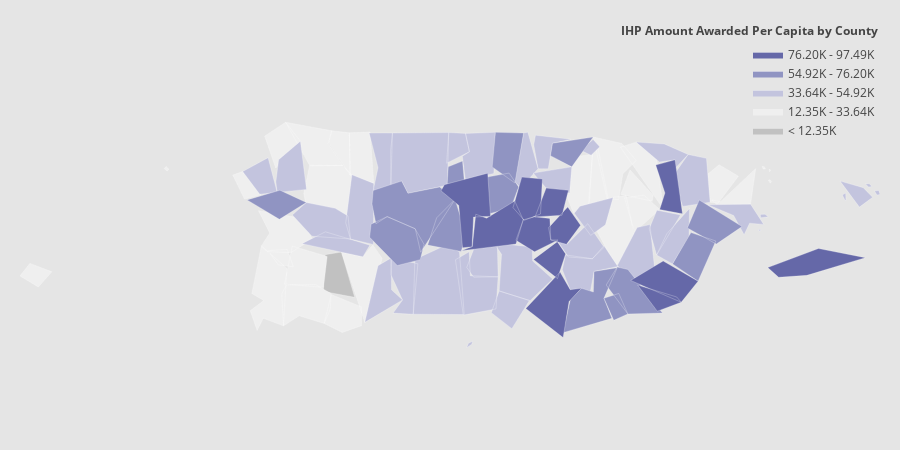

Source (notebook cell):
### Code cell
# ihp Amount Per Capita by County
values = ihpAndIncomePerCapitaDf['ihpAmountPerCapita'].tolist()
fips = ihpAndIncomePerCapitaDf['fips_code'].tolist()

endpts = list(np.mgrid[min(values):max(values):5j])
colorscale = [
    'rgb(193, 193, 193)',
    'rgb(239,239,239)',
    'rgb(195, 196, 222)',
    'rgb(144,148,194)',
    'rgb(101,104,168)',
    'rgb(65, 53, 132)'
]
ihpPerCapitaFig = ff.create_choropleth(
    fips=fips, values=values, scope=['PR'], show_state_data=True,
    colorscale=colorscale, binning_endpoints=endpts, round_legend_values=True,
    plot_bgcolor='rgb(229,229,229)',
    paper_bgcolor='rgb(229,229,229)',
    legend_title='IHP Amount Awarded Per Capita by County',
    county_outline={'color': 'rgb(255,255,255)', 'width': 0.25},
    exponent_format=True,
)
ihpPerCapitaFig.layout.template = None
ihpPerCapitaFig.show()

### Figure 1 — Plotly figure (JSON) as saved in the notebook; plotly's stock layout.template omitted (floating-point values rounded to 4 significant figures; data arrays with more than 128 entries replaced by an {"elided": "..."} marker saying what was removed)
{"data": [{"fill": "toself", "fillcolor": "rgb(193, 193, 193)", "hoverinfo": "none", "line": {"color": "rgb(255,255,255)", "width": 0.25}, "mode": "lines", "name": "< 12.35K", "type": "scatter", "x": [-66.99, -66.98, -66.93, -66.88, -66.98, -66.99, null], "y": [18.1, 18.14, 18.15, 18.02, 18.04, 18.1, null]}, {"fill": "toself", "fillcolor": "rgb(239,239,239)", "hoverinfo": "none", "line": {"color": "rgb(255,255,255)", "width": 0.25}, "mode": "lines", "name": "12.35K - 33.64K", "type": "scatter", "x": {"elided": "185 float values"}, "y": {"elided": "185 float values"}}, {"fill": "toself", "fillcolor": "rgb(195, 196, 222)", "hoverinfo": "none", "line": {"color": "rgb(255,255,255)", "width": 0.25}, "mode": "lines", "name": "33.64K - 54.92K", "type": "scatter", "x": {"elided": "253 float values"}, "y": {"elided": "253 float values"}}, {"fill": "toself", "fillcolor": "rgb(144,148,194)", "hoverinfo": "none", "line": {"color": "rgb(255,255,255)", "width": 0.25}, "mode": "lines", "name": "54.92K - 76.20K", "type": "scatter", "x": [-66.84, -66.83, -66.78, -66.69, -66.66, -66.68, -66.75, -66.84, null, -67.23, -67.12, -67.04, -67.12, -67.23, null, -66.1, -66.05, -66.02, -66.06, -66.1, null, -66.59, -66.59, -66.54, -66.54, -66.59, null, -66.23, -66.2, -66.17, -66.13, -66.13, -66.05, -66.1, -66.07, -66.23, null, -65.88, -65.82, -65.74, -65.8, -65.88, null, -66.65, -66.62, -66.57, -66.53, -66.55, -66.65, null, -66.46, -66.4, -66.37, -66.39, -66.46, -66.46, null, -65.83, -65.79, -65.66, -65.74, -65.83, null, -66.09, -66.05, -66.02, -65.91, -66.02, -66.09, null, -66.26, -66.26, -66.13, -66.2, -66.26, null, -66.83, -66.83, -66.74, -66.72, -66.62, -66.57, -66.68, -66.69, -66.78, -66.82, -66.83, null, -66.45, -66.44, -66.35, -66.38, -66.45, null], "y": [18.19, 18.23, 18.25, 18.22, 18.17, 18.13, 18.11, 18.19, null, 18.3, 18.32, 18.29, 18.24, 18.3, null, 18.02, 18.04, 17.98, 17.96, 18.02, null, 18.34, 18.39, 18.41, 18.35, 18.34, null, 17.93, 18.02, 18.05, 18.04, 18.1, 18.11, 18.02, 17.97, 17.93, null, 18.12, 18.21, 18.18, 18.07, 18.12, null, 18.17, 18.25, 18.3, 18.2, 18.15, 18.17, null, 18.36, 18.37, 18.33, 18.27, 18.26, 18.36, null, 18.22, 18.3, 18.22, 18.17, 18.22, null, 18.06, 18.11, 18.1, 17.98, 17.98, 18.06, null, 18.42, 18.46, 18.47, 18.39, 18.42, null, 18.29, 18.32, 18.35, 18.32, 18.33, 18.3, 18.15, 18.22, 18.25, 18.23, 18.29, null, 18.39, 18.49, 18.48, 18.34, 18.39, null]}, {"fill": "toself", "fillcolor": "rgb(101,104,168)", "hoverinfo": "none", "line": {"color": "rgb(255,255,255)", "width": 0.25}, "mode": "lines", "name": "76.20K - 97.49K", "type": "scatter", "x": [-66.32, -66.24, -66.22, -66.24, -66.32, null, -66.37, -66.35, -66.31, -66.27, -66.26, -66.24, -66.31, -66.37, null, -65.93, -65.87, -65.85, -65.92, -65.9, -65.93, null, -66.61, -66.6, -66.46, -66.45, -66.51, -66.51, -66.54, -66.55, -66.61, null, -66.27, -66.21, -66.17, -66.21, -66.26, -66.27, null, -66.38, -66.36, -66.29, -66.3, -66.35, -66.38, null, -65.99, -65.86, -65.85, -65.93, -65.99, null, -66.31, -66.28, -66.21, -66.23, -66.31, null, -66.55, -66.51, -66.5, -66.47, -66.38, -66.35, -66.37, -66.55, null, -66.34, -66.23, -66.2, -66.17, -66.21, -66.22, -66.34, null, -65.58, -65.42, -65.27, -65.45, -65.54, -65.58, null, -66.01, -65.91, -65.8, -65.85, -66.01, null], "y": [18.13, 18.18, 18.15, 18.08, 18.13, null, 18.18, 18.24, 18.25, 18.25, 18.18, 18.18, 18.15, 18.18, null, 18.39, 18.41, 18.26, 18.27, 18.32, 18.39, null, 18.32, 18.34, 18.37, 18.25, 18.25, 18.17, 18.16, 18.28, 18.32, null, 18.22, 18.28, 18.23, 18.17, 18.18, 18.22, null, 18.28, 18.36, 18.36, 18.26, 18.24, 18.28, null, 18.06, 18.03, 18.01, 17.99, 18.06, null, 18.25, 18.33, 18.32, 18.25, 18.25, null, 18.16, 18.17, 18.26, 18.25, 18.29, 18.24, 18.17, 18.16, null, 17.99, 18.1, 18.05, 18.05, 18.01, 17.91, 17.99, null, 18.11, 18.16, 18.14, 18.09, 18.08, 18.11, null, 18.07, 18.13, 18.07, 18.01, 18.07, null]}, {"fill": "toself", "fillcolor": "rgb(65, 53, 132)", "hoverinfo": "none", "line": {"color": "rgb(255,255,255)", "width": 0.25}, "mode": "lines", "name": "> 97.49K", "type": "scatter", "x": [], "y": []}, {"hoverinfo": "text", "legendgroup": "centroids", "marker": {"color": "white", "opacity": 0}, "mode": "markers", "name": "US Counties", "selected": {"marker": {"color": "white", "opacity": 1, "size": 3}}, "showlegend": false, "text": ["County: Ponce<br>State: Puerto Rico<br>FIPS: 72113<br>Value: 39109.86", "County: Ponce<br>State: Puerto Rico<br>FIPS: 72113<br>Value: 39109.86", "County: Mayagüez<br>State: Puerto Rico<br>FIPS: 72097<br>Value: 25854.39", "County: Mayagüez<br>State: Puerto Rico<br>FIPS: 72097<br>Value: 25854.39", "County: Mayagüez<br>State: Puerto Rico<br>FIPS: 72097<br>Value: 25854.39", "County: Fajardo<br>State: Puerto Rico<br>FIPS: 72053<br>Value: 29507.51", "County: Fajardo<br>State: Puerto Rico<br>FIPS: 72053<br>Value: 29507.51", "County: Fajardo<br>State: Puerto Rico<br>FIPS: 72053<br>Value: 29507.51", "County: Fajardo<br>State: Puerto Rico<br>FIPS: 72053<br>Value: 29507.51", "County: Culebra<br>State: Puerto Rico<br>FIPS: 72049<br>Value: 52395.79", "County: Culebra<br>State: Puerto Rico<br>FIPS: 72049<br>Value: 52395.79", "County: Culebra<br>State: Puerto Rico<br>FIPS: 72049<br>Value: 52395.79", "County: Culebra<br>State: Puerto Rico<br>FIPS: 72049<br>Value: 52395.79", "County: Ceiba<br>State: Puerto Rico<br>FIPS: 72037<br>Value: 51930.72", "County: Ceiba<br>State: Puerto Rico<br>FIPS: 72037<br>Value: 51930.72", "County: Ceiba<br>State: Puerto Rico<br>FIPS: 72037<br>Value: 51930.72", "County: Adjuntas<br>State: Puerto Rico<br>FIPS: 72001<br>Value: 69147.57", "County: Aguada<br>State: Puerto Rico<br>FIPS: 72003<br>Value: 50454.77", "County: Aguadilla<br>State: Puerto Rico<br>FIPS: 72005<br>Value: 32297.11", "County: Aguas Buenas<br>State: Puerto Rico<br>FIPS: 72007<br>Value: 50609.2", "County: Aibonito<br>State: Puerto Rico<br>FIPS: 72009<br>Value: 78377.23", "County: Añasco<br>State: Puerto Rico<br>FIPS: 72011<br>Value: 65113.09", "County: Arecibo<br>State: Puerto Rico<br>FIPS: 72013<br>Value: 50079.56", "County: Arroyo<br>State: Puerto Rico<br>FIPS: 72015<br>Value: 56294.29", "County: Barceloneta<br>State: Puerto Rico<br>FIPS: 72017<br>Value: 53065.48", "County: Barranquitas<br>State: Puerto Rico<br>FIPS: 72019<br>Value: 77965.1", "County: Bayamón<br>State: Puerto Rico<br>FIPS: 72021<br>Value: 28974.67", "County: Cabo Rojo<br>State: Puerto Rico<br>FIPS: 72023<br>Value: 14241.09", "County: Caguas<br>State: Puerto Rico<br>FIPS: 72025<br>Value: 31363.37", "County: Camuy<br>State: Puerto Rico<br>FIPS: 72027<br>Value: 31820.42", "County: Canóvanas<br>State: Puerto Rico<br>FIPS: 72029<br>Value: 77097.0", "County: Carolina<br>State: Puerto Rico<br>FIPS: 72031<br>Value: 20328.19", "County: Cataño<br>State: Puerto Rico<br>FIPS: 72033<br>Value: 37495.81", "County: Cayey<br>State: Puerto Rico<br>FIPS: 72035<br>Value: 50223.49", "County: Ciales<br>State: Puerto Rico<br>FIPS: 72039<br>Value: 96314.32", "County: Cidra<br>State: Puerto Rico<br>FIPS: 72041<br>Value: 47701.05", "County: Coamo<br>State: Puerto Rico<br>FIPS: 72043<br>Value: 44554.39", "County: Comerío<br>State: Puerto Rico<br>FIPS: 72045<br>Value: 94808.45", "County: Corozal<br>State: Puerto Rico<br>FIPS: 72047<br>Value: 79504.31", "County: Dorado<br>State: Puerto Rico<br>FIPS: 72051<br>Value: 46130.29", "County: Florida<br>State: Puerto Rico<br>FIPS: 72054<br>Value: 57158.62", "County: Guánica<br>State: Puerto Rico<br>FIPS: 72055<br>Value: 29015.78", "County: Guayama<br>State: Puerto Rico<br>FIPS: 72057<br>Value: 65350.62", "County: Guayanilla<br>State: Puerto Rico<br>FIPS: 72059<br>Value: 37596.72", "County: Guaynabo<br>State: Puerto Rico<br>FIPS: 72061<br>Value: 26390.65", "County: Gurabo<br>State: Puerto Rico<br>FIPS: 72063<br>Value: 26816.95", "County: Hatillo<br>State: Puerto Rico<br>FIPS: 72065<br>Value: 34225.81", "County: Hormigueros<br>State: Puerto Rico<br>FIPS: 72067<br>Value: 17585.58", "County: Humacao<br>State: Puerto Rico<br>FIPS: 72069<br>Value: 65555.27", "County: Isabela<br>State: Puerto Rico<br>FIPS: 72071<br>Value: 32812.92", "County: Jayuya<br>State: Puerto Rico<br>FIPS: 72073<br>Value: 68156.34", "County: Juana Díaz<br>State: Puerto Rico<br>FIPS: 72075<br>Value: 50592.78", "County: Juncos<br>State: Puerto Rico<br>FIPS: 72077<br>Value: 45089.41", "County: Lajas<br>State: Puerto Rico<br>FIPS: 72079<br>Value: 21000.93", "County: Lares<br>State: Puerto Rico<br>FIPS: 72081<br>Value: 35106.71", "County: Las Marías<br>State: Puerto Rico<br>FIPS: 72083<br>Value: 47499.94", "County: Las Piedras<br>State: Puerto Rico<br>FIPS: 72085<br>Value: 42206.73", "County: Loíza<br>State: Puerto Rico<br>FIPS: 72087<br>Value: 53759.47", "County: Luquillo<br>State: Puerto Rico<br>FIPS: 72089<br>Value: 30079.98", "County: Manatí<br>State: Puerto Rico<br>FIPS: 72091<br>Value: 44453.95", "County: Maricao<br>State: Puerto Rico<br>FIPS: 72093<br>Value: 51270.36", "County: Maunabo<br>State: Puerto Rico<br>FIPS: 72095<br>Value: 85250.3", "County: Moca<br>State: Puerto Rico<br>FIPS: 72099<br>Value: 39203.61", "County: Morovis<br>State: Puerto Rico<br>FIPS: 72101<br>Value: 75740.49", "County: Naguabo<br>State: Puerto Rico<br>FIPS: 72103<br>Value: 58153.74", "County: Naranjito<br>State: Puerto Rico<br>FIPS: 72105<br>Value: 85651.83", "County: Orocovis<br>State: Puerto Rico<br>FIPS: 72107<br>Value: 96443.32", "County: Patillas<br>State: Puerto Rico<br>FIPS: 72109<br>Value: 71571.36", "County: Peñuelas<br>State: Puerto Rico<br>FIPS: 72111<br>Value: 43197.88", "County: Quebradillas<br>State: Puerto Rico<br>FIPS: 72115<br>Value: 25548.61", "County: Rincón<br>State: Puerto Rico<br>FIPS: 72117<br>Value: 33423.13", "County: Río Grande<br>State: Puerto Rico<br>FIPS: 72119<br>Value: 39532.63", "County: Sabana Grande<br>State: Puerto Rico<br>FIPS: 72121<br>Value: 12354.46", "County: Salinas<br>State: Puerto Rico<br>FIPS: 72123<br>Value: 85815.52", "County: San Germán<br>State: Puerto Rico<br>FIPS: 72125<br>Value: 16065.82", "County: San Juan<br>State: Puerto Rico<br>FIPS: 72127<br>Value: 20908.43", "County: San Lorenzo<br>State: Puerto Rico<br>FIPS: 72129<br>Value: 36357.57", "County: San Sebastián<br>State: Puerto Rico<br>FIPS: 72131<br>Value: 32672.4", "County: Santa Isabel<br>State: Puerto Rico<br>FIPS: 72133<br>Value: 53025.35", "County: Toa Alta<br>State: Puerto Rico<br>FIPS: 72135<br>Value: 39445.52", "County: Toa Baja<br>State: Puerto Rico<br>FIPS: 72137<br>Value: 73005.97", "County: Trujillo Alto<br>State: Puerto Rico<br>FIPS: 72139<br>Value: 25943.8", "County: Utuado<br>State: Puerto Rico<br>FIPS: 72141<br>Value: 68829.8", "County: Vega Alta<br>State: Puerto Rico<br>FIPS: 72143<br>Value: 51813.57", "County: Vega Baja<br>State: Puerto Rico<br>FIPS: 72145<br>Value: 54984.74", "County: Vieques<br>State: Puerto Rico<br>FIPS: 72147<br>Value: 97488.66", "County: Villalba<br>State: Puerto Rico<br>FIPS: 72149<br>Value: 51161.97", "County: Yabucoa<br>State: Puerto Rico<br>FIPS: 72151<br>Value: 76880.59", "County: Yauco<br>State: Puerto Rico<br>FIPS: 72153<br>Value: 27072.9"], "type": "scatter", "unselected": {"marker": {"opacity": 0}}, "x": [[-66.52], [-66.61], [-67.11], [-67.48], [-67.89], [-65.57], [-65.57], [-65.59], [-65.67], [-65.23], [-65.26], [-65.33], [-65.29], [-65.59], [-65.6], [-65.67], -66.75, -67.18, -67.12, -66.13, -66.26, -67.12, -66.68, -66.06, -66.56, -66.31, -66.17, -67.15, -66.05, -66.86, -65.89, -65.96, -66.14, -66.15, -66.52, -66.16, -66.36, -66.22, -66.33, -66.28, -66.56, -66.92, -66.14, -66.79, -66.11, -65.98, -66.8, -67.11, -65.81, -67.01, -66.59, -66.5, -65.91, -67.04, -66.87, -66.98, -65.87, -65.9, -65.72, -66.49, -66.94, -65.92, -67.08, -66.42, -65.75, -66.25, -66.43, -66.01, -66.72, -66.93, -67.23, -65.81, -66.94, -66.26, -67.04, -66.06, -65.98, -66.97, -66.39, -66.25, -66.21, -66.0, -66.7, -66.34, -66.4, -65.44, -66.47, -65.9, -66.86], "y": [[17.89], [18.06], [18.21], [18.38], [18.09], [18.38], [18.35], [18.39], [18.32], [18.32], [18.34], [18.31], [18.31], [18.25], [18.21], [18.25], 18.18, 18.36, 18.46, 18.25, 18.13, 18.29, 18.41, 18.0, 18.45, 18.2, 18.35, 18.04, 18.21, 18.42, 18.33, 18.38, 18.44, 18.1, 18.29, 18.17, 18.1, 18.22, 18.3, 18.44, 18.37, 17.98, 18.0, 18.04, 18.34, 18.27, 18.41, 18.13, 18.15, 18.45, 18.21, 18.05, 18.22, 18.01, 18.27, 18.24, 18.19, 18.43, 18.34, 18.42, 18.17, 18.02, 18.38, 18.32, 18.23, 18.29, 18.21, 18.03, 18.06, 18.44, 18.34, 18.35, 18.08, 18.01, 18.11, 18.39, 18.15, 18.33, 17.99, 18.36, 18.43, 18.34, 18.27, 18.41, 18.43, 18.12, 18.13, 18.07, 18.08]}, {"hoverinfo": "text", "legendgroup": "States", "line": {"color": "rgb(240, 240, 240)", "width": 1}, "mode": "lines", "showlegend": false, "type": "scatter", "x": [], "y": []}], "layout": {"annotations": [{"showarrow": false, "text": "<b>IHP Amount Awarded Per Capita by County</b>", "x": 1, "xanchor": "right", "xref": "paper", "y": 1.05, "yref": "paper"}], "dragmode": "select", "height": 450, "hovermode": "closest", "legend": {"traceorder": "reversed", "x": 1, "xanchor": "right", "y": 1, "yanchor": "top"}, "margin": {"b": 20, "l": 20, "r": 20, "t": 40}, "paper_bgcolor": "rgb(229,229,229)", "plot_bgcolor": "rgb(229,229,229)", "width": 900, "xaxis": {"autorange": false, "fixedrange": true, "range": [-67.94, -65.22], "showgrid": false, "showticklabels": false, "zeroline": false}, "yaxis": {"autorange": false, "fixedrange": true, "range": [17.65, 18.74], "showgrid": false, "showticklabels": false, "zeroline": false}}}
